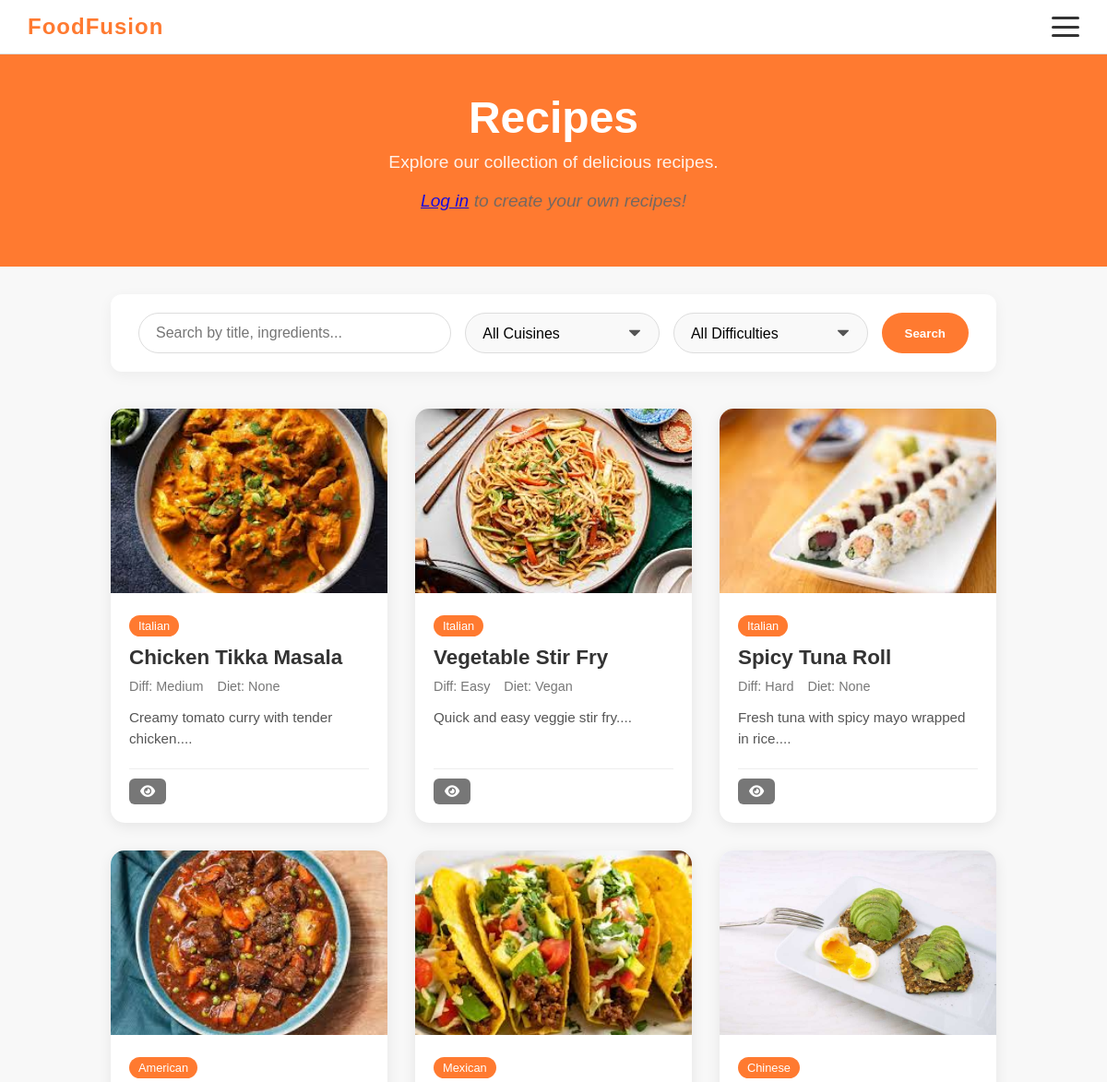
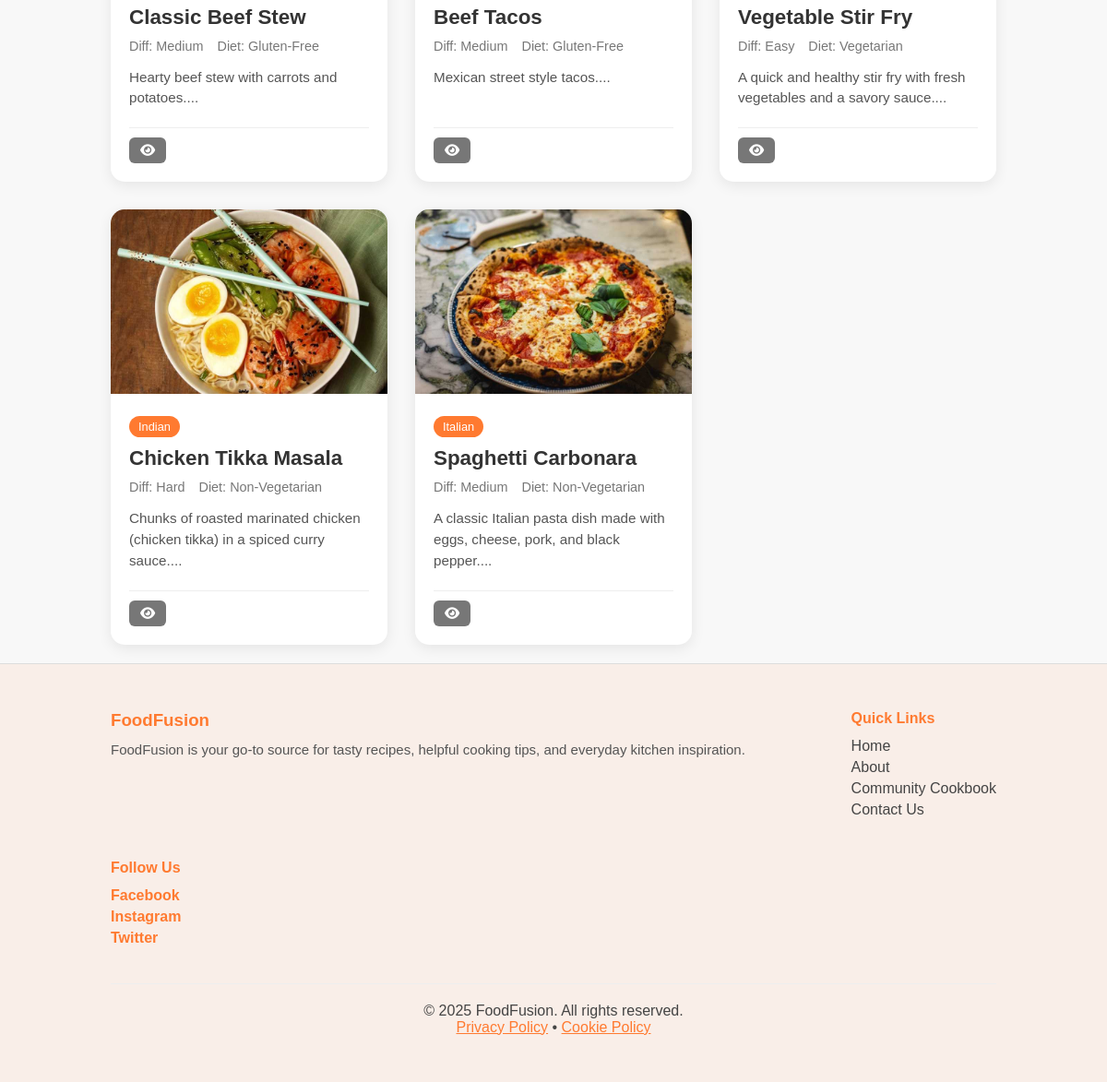
Page /recipes.php on the committed database (2 pictures, top to bottom).
### tables this page shows
CREATE TABLE `recipes` (
  `id` int(11) NOT NULL,
  `title` varchar(255) NOT NULL,
  `description` text NOT NULL,
  `ingredients` text NOT NULL,
  `cuisine_type` varchar(100) NOT NULL,
  `dietary_preference` varchar(100) NOT NULL,
  `difficulty` text NOT NULL,
  `image` varchar(255) DEFAULT NULL,
  `user_id` int(11) NOT NULL,
  `created_at` timestamp NOT NULL DEFAULT current_timestamp()
);

### recipes.php (the view, shortened to what this page needs)
<?php require("./database/config.php") ?>
<!DOCTYPE html>
<html lang="en">
<head>
    <link rel="stylesheet" href="./css/style.css?v=<?php echo time(); ?>">
    <link rel="stylesheet" href="https://cdnjs.cloudflare.com/ajax/libs/font-awesome/6.0.0/css/all.min.css">
</head>
<body>
    <?php require("./components/navbar.php") ?>
    <div class="page-header custom-header">
        <h1>Recipes</h1>
        <p>Explore our collection of delicious recipes.</p>
        <?php if(isset($_SESSION['id'])): ?>
            <a href="recipes_create.php" class="create-btn">Add New Recipe</a>
        <?php else: ?>
             <p style="margin-top:20px; color: #666;"><em><a href="#" onclick="openModal('loginModal')">Log in</a> to create your own recipes!</em></p>
        <?php endif; ?>
    </div>
    <div class="container section">
        <div class="search-filter-container">
            <form method="GET" action="recipes.php" class="search-form">
                <input type="text" name="search" class="search-input" placeholder="Search by title, ingredients..." value="<?php echo isset($_GET['search']) ? htmlspecialchars($_GET['search']) : ''; ?>">
                <select name="cuisine_type" class="filter-select">
                    <option value="">All Cuisines</option>
                </select>
                <select name="difficulty" class="filter-select">
                    <option value="">All Difficulties</option>
                </select>
                <button type="submit" class="search-btn">Search</button>
            </form>
        </div>
        <div class="card-grid">
            <?php
            $sql = "SELECT * FROM recipes";
            $sql .= " ORDER BY id DESC";
            $result = $connection->query($sql);
            if ($result->num_rows > 0) {
                while($row = $result->fetch_assoc()) {
                    $image = !empty($row['image']) ? $row['image'] : 'https://placehold.co/600x400?text=No+Image';
                    ?>
                    <div class="card">
                        <a href="recipe_view.php?id=<?php echo $row['id']; ?>">
<img src="<?php echo $image; ?>" alt="<?php echo $row['title']; ?>" onerror="this.onerror=null;this.src='https://placehold.co/600x400?text=No+Image';">
                        </a>
                        <div class="card-body">
                            <span class="badge"><?php echo $row['cuisine_type']; ?></span>
                            <h3><a href="recipe_view.php?id=<?php echo $row['id']; ?>" style="text-decoration:none; color:inherit;"><?php echo $row['title']; ?></a></h3>
                            <div class="meta-info">
                                <span>Diff: <?php echo $row['difficulty']; ?></span>
                                <span>Diet: <?php echo $row['dietary_preference']; ?></span>
                            </div>
                            <p><?php echo substr($row['description'], 0, 100) . '...'; ?></p>
                            <div class="card-actions" style="justify-content: flex-start; padding-top:10px;">
                                <a href="recipe_view.php?id=<?php echo $row['id']; ?>" class="btn-link" title="View" style="width:auto; display:inline-block; margin:0; background:#777;"><i class="fa fa-eye"></i></a>
                            </div>
                        </div>
                    </div>
                    <?php
                }
            } else {
                echo "<p>No recipes found.</p>";
            }
            ?>
        </div>
    </div>
    <?php require("./components/footer.php") ?>
</body>
</html>

### css/style.css (style rules this page uses)
* { margin: 0; padding: 0; box-sizing: border-box; font-family: Arial, sans-serif; }
body { background: #f8f8f8; }
.page-header { background: #FF7A30; color: white; text-align: center; padding: 100px 20px 40px; margin-bottom: 10px; }
.page-header h1 { font-size: 3rem; margin-bottom: 10px; }
.page-header p { font-size: 1.2rem; opacity: 0.9; margin-bottom: 20px; }
.container.section { padding: 20px 10%; min-height: 60vh; }
.card-grid { display: grid; grid-template-columns: repeat(auto-fill, minmax(300px, 1fr)); gap: 30px; }
.card { background: white; border-radius: 15px; overflow: hidden; box-shadow: 0 4px 15px rgba(0,0,0,0.08); transition: 0.3s; display: flex; flex-direction: column; }
.card img { width: 100%; height: 200px; object-fit: cover; }
.card-body { padding: 20px; flex: 1; display: flex; flex-direction: column; }
.card h3 { font-size: 1.4rem; color: #333; margin: 10px 0; }
.badge { background: #FF7A30; color: white; font-size: 0.8rem; padding: 4px 10px; border-radius: 15px; align-self: flex-start; }
.meta-info { display: flex; gap: 15px; font-size: 0.9rem; color: #777; margin-bottom: 15px; }
.card p { color: #555; font-size: 0.95rem; line-height: 1.5; margin-bottom: 20px; flex-grow: 1; }
.card-actions { display: flex; justify-content: flex-start; gap: 10px; margin-top: auto; border-top: 1px solid #eee; padding-top: 15px; }
.btn-edit, .btn-delete, .btn-link { padding: 6px 12px; border-radius: 6px; border: none; cursor: pointer; font-size: 0.9rem; text-decoration: none; text-align: center; display: inline-block; }
.btn-link { background: #FF7A30; color: white; }
.search-filter-container { background: #fff; padding: 20px; border-radius: 12px; box-shadow: 0 4px 15px rgba(0,0,0,0.05); margin-bottom: 40px; display: flex; justify-content: center; }
.search-form { display: flex; flex-wrap: wrap; gap: 15px; width: 100%; max-width: 900px; }
.search-input { flex: 2; padding: 12px 18px; border: 1px solid #ddd; border-radius: 30px; font-size: 16px; outline: none; transition: border-color 0.3s; }
.filter-select { flex: 1; padding: 12px 18px; padding-right: 40px; border: 1px solid #ddd; border-radius: 30px; font-size: 16px; outline: none; cursor: pointer; background-color: #f9f9f9; appearance: none; -webkit-appearance: none; -moz-appearance: none; background-repeat: no-repeat; background-position: right 20px center; background-size: 12px auto; }
.search-btn { padding: 12px 25px; background: #ff7a30; color: white; border: none; border-radius: 30px; font-weight: bold; cursor: pointer; transition: background 0.3s; }

### rows in the picture
recipes: image (picture), cuisine_type "Italian", title "Chicken Tikka Masala", difficulty "Medium", dietary_preference "None", description "Creamy tomato curry with tender chicken."
recipes: image (picture), cuisine_type "Italian", title "Vegetable Stir Fry", difficulty "Easy", dietary_preference "Vegan", description "Quick and easy veggie stir fry."
recipes: image (picture), cuisine_type "Italian", title "Spicy Tuna Roll", difficulty "Hard", dietary_preference "None", description "Fresh tuna with spicy mayo wrapped in rice."
recipes: image (picture), cuisine_type "American", title "Classic Beef Stew", difficulty "Medium", dietary_preference "Gluten-Free", description "Hearty beef stew with carrots and potatoes."
recipes: image (picture), cuisine_type "Mexican", title "Beef Tacos", difficulty "Medium", dietary_preference "Gluten-Free", description "Mexican street style tacos."
recipes: image (picture), cuisine_type "Chinese", title "Vegetable Stir Fry", difficulty "Easy", dietary_preference "Vegetarian", description "A quick and healthy stir fry with fresh vegetables and a savory sauce."
recipes: image (picture), cuisine_type "Indian", title "Chicken Tikka Masala", difficulty "Hard", dietary_preference "Non-Vegetarian", description "Chunks of roasted marinated chicken (chicken tikka) in a spiced curry sauce."
recipes: image (picture), cuisine_type "Italian", title "Spaghetti Carbonara", difficulty "Medium", dietary_preference "Non-Vegetarian", description "A classic Italian pasta dish made with eggs, cheese, pork, and black pepper."
